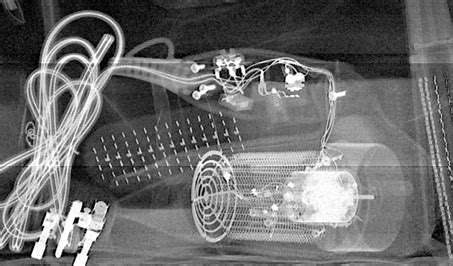
#> input picture notebooks/data/images/x_ray_explosive.jpeg, 453 x 266 px
$ jupyter execute 4_4_7_X-Ray_Image_Processing_Pseudo_Coloring.ipynb
#> lines starting #> are read from the running program, lines starting #| are printed output that depends on the picture
[cell 1]
"""
**Theoretical Background: X-Ray Image Processing and Pseudo-Coloring**

**Objective:**
This program simulates material detection in X-ray images by applying pseudo-coloring techniques to highlight specific intensity ranges corresponding to different materials. It also flags potential anomalies, such as explosives, based on pre-defined intensity thresholds.

**Concepts:**
1. **Intensity in X-Ray Images:**
   - X-ray images are typically represented as grayscale images, where pixel intensity indicates the material's density and attenuation properties.
   - Low-intensity values correspond to materials that allow more X-rays to pass through (e.g., organic materials like food).
   - High-intensity values represent denser materials that block more X-rays (e.g., metals).
   - Anomalous intensity ranges can indicate suspicious or dangerous materials, such as explosives.

2. **Pseudo-Coloring:**
   - Pseudo-coloring assigns specific colors to intensity ranges in grayscale images to improve visualization and interpretation.
   - It helps differentiate materials by mapping pixel intensity values to a color scheme.
   - In this program:
     - **Orange:** Represents low-density organic materials (e.g., food, paper).
     - **Green:** Represents medium-density materials (e.g., plastics, liquids).
     - **Blue:** Represents high-density materials (e.g., metals).
     - **Red:** Highlights anomalous regions (simulated for explosives or flagged items).

3. **Thresholding for Material Detection:**
   - Threshold values are defined to segment the intensity range into categories:
     - **Low Intensity (<85):** Organic materials.
     - **Medium Intensity (85-170):** Mixed-density materials.
     - **High Intensity (>170):** Dense materials.
     - **Anomalies (200-255):** Simulated range for explosives.

4. **Practical Use in Airport Security:**
   - Airport X-ray machines use similar principles to detect potential threats in luggage.
   - Materials with specific density patterns are flagged for further inspection.
   - While this program simplifies the process, real-world systems rely on advanced algorithms and machine learning to classify objects.

**Implementation Details:**
1. Load the grayscale X-ray image to simulate raw X-ray data.
2. Define pseudo-coloring ranges and apply them dynamically to each pixel.
3. Generate a pseudo-colored image where different materials are highlighted with distinct colors.
4. Visualize the original grayscale image alongside the pseudo-colored output for comparison.

**Note:**
This simulation is for educational purposes and is not intended for actual security applications. Real X-ray machines use more sophisticated technologies, including dual-energy imaging and deep learning algorithms, to detect threats with high accuracy.

"""

import os
import cv2
import numpy as np
import matplotlib.pyplot as plt

# **Enhanced Program Description:**
# This program simulates the process of detecting materials in an X-ray image using intensity values.
# It highlights specific materials (organic, mixed, dense) and provides a threshold for detecting anomalies (e.g., potential explosives).

# Load an example grayscale image to simulate X-ray data
image_path = os.path.join(os.getcwd(), 'data', 'images', 'x_ray_explosive.jpeg')
xray_image = cv2.imread(image_path, cv2.IMREAD_GRAYSCALE)
#> xray_image is the input picture: shape (266, 453); min 0, max 255, mean 107.8

# Ensure the image is loaded successfully
if xray_image is None:
    raise FileNotFoundError(f"Image not found: {image_path}")

# Step 1: Define pseudo-coloring ranges for material detection
# Low intensity: organic materials -> Orange
# Medium intensity: mixed density -> Green
# High intensity: dense materials -> Blue
# Anomaly threshold: Explosives (simulated as specific high intensity range) -> Red

# Create an empty RGB image for pseudo-coloring
pseudo_color_image = np.zeros((xray_image.shape[0], xray_image.shape[1], 3), dtype=np.uint8)

# Define thresholds
low_threshold = 85
high_threshold = 170
anomaly_min = 200  # Simulated range for explosives
anomaly_max = 255

# Apply pseudo-colors dynamically
for i in range(xray_image.shape[0]):
    for j in range(xray_image.shape[1]):
        intensity = xray_image[i, j]
        if intensity < low_threshold:  # Low intensity (organic materials)
            pseudo_color_image[i, j] = [255, 165, 0]  # Orange
        elif low_threshold <= intensity <= high_threshold:  # Medium intensity (mixed materials)
            pseudo_color_image[i, j] = [0, 255, 0]  # Green
        elif anomaly_min <= intensity <= anomaly_max:  # Specific high-intensity range (e.g., explosives)
            pseudo_color_image[i, j] = [255, 0, 0]  # Red
        else:  # High intensity (dense materials)
            pseudo_color_image[i, j] = [0, 0, 255]  # Blue
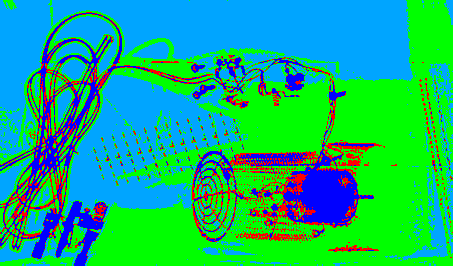
#> pseudo_color_image: shape (266, 453, 3); mean of channels 0, 1, 2 121.3, 178.7, 17.7; drawn as B, G, R

# Step 2: Visualization
plt.figure(figsize=(12, 8))

# Original Grayscale "X-Ray" Image
plt.subplot(1, 2, 1)
plt.imshow(xray_image, cmap='gray')
plt.title("Original X-Ray Grayscale Image")
plt.axis("off")

# Pseudo-Color Mapped Image
plt.subplot(1, 2, 2)
plt.imshow(pseudo_color_image)
plt.title("Pseudo-Color Mapped Image with Anomaly Detection")
plt.axis("off")

plt.tight_layout()
plt.show()
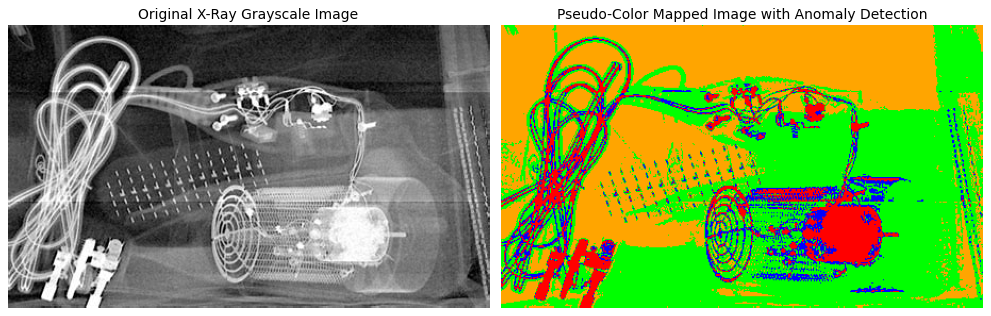
#> figure drawn by matplotlib, 2 panels

$ run again, with notebooks/data/images/template.jpeg copied over notebooks/data/images/x_ray_explosive.jpeg
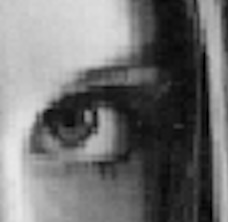
#> input picture notebooks/data/images/template.jpeg, 228 x 222 px
#> xray_image is the input picture: shape (222, 228); min 0, max 233, mean 113.9
#> after the loop `for i in range(xray_image.shape[0]):`:
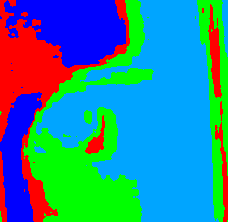
#> pseudo_color_image: shape (222, 228, 3); mean of channels 0, 1, 2 149, 134.6, 40.3; drawn as B, G, R
#> `plt.show()`:
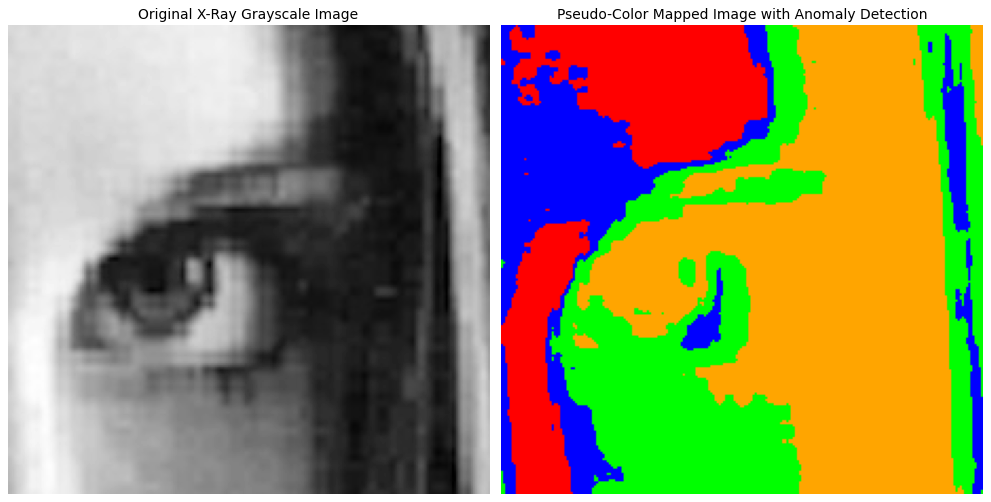
#> figure drawn by matplotlib, 2 panels
